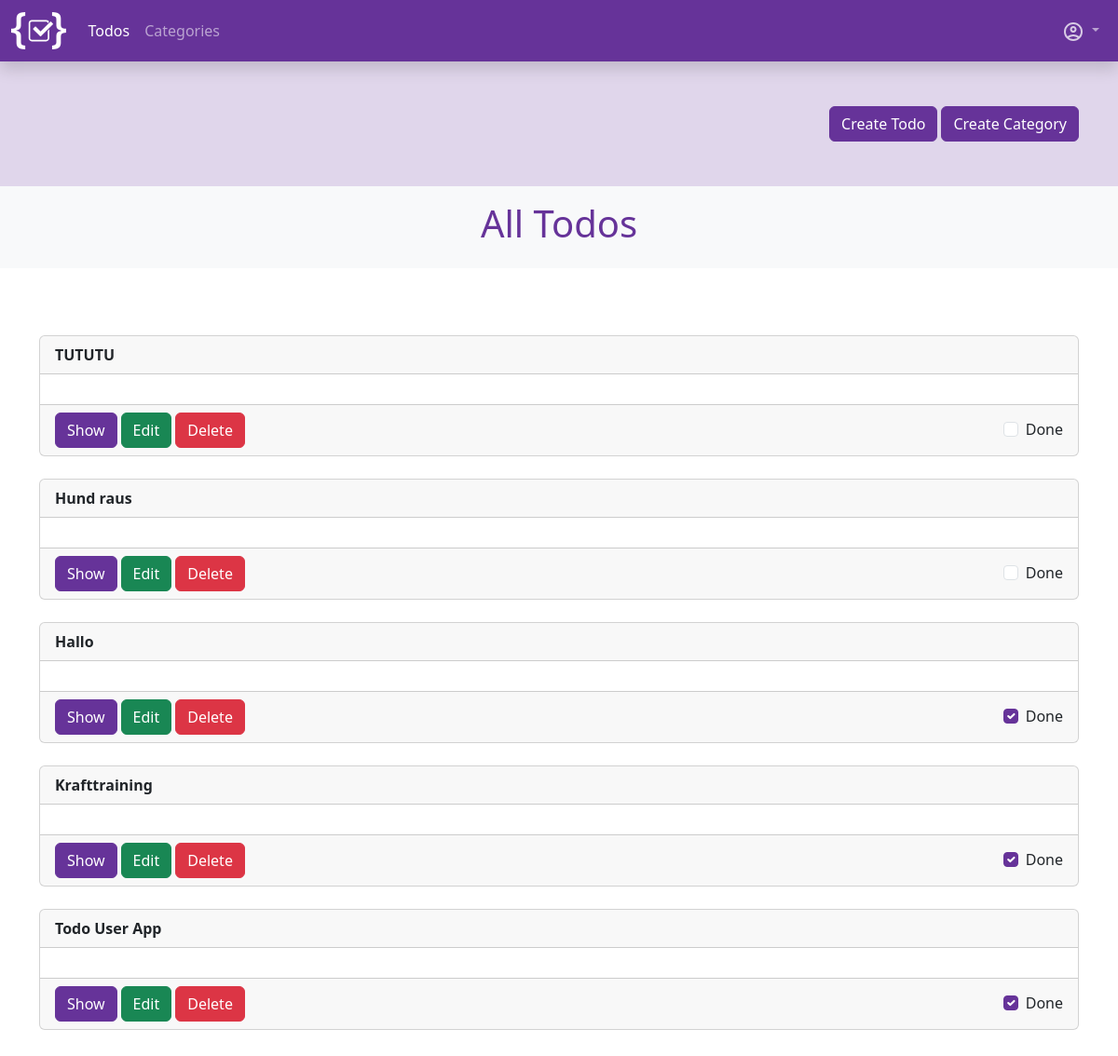
Page /app-todos/todos/ (signed in) on the earlier database version.
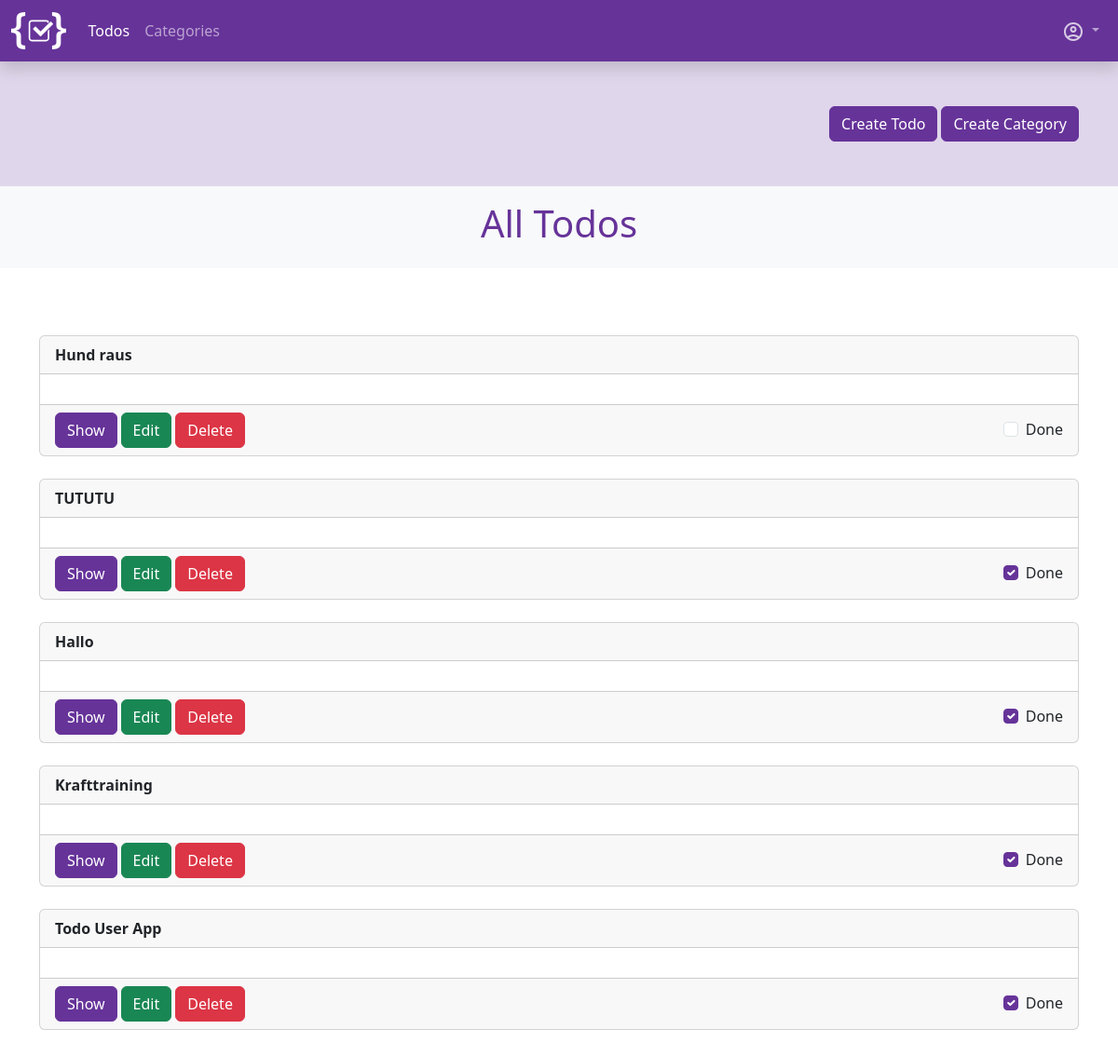
Same page on the later database version.
### todo_app/models.py (models this page shows, shortened)
class Todo(models.Model):
    user = models.ForeignKey(User, on_delete=models.CASCADE, verbose_name=_("User"))
    title = models.CharField(max_length=150, verbose_name=_("title"))
    content = tinymce_models.HTMLField(verbose_name=_("Content"))
    categories = models.ManyToManyField(Category, blank=True, related_name="todos", verbose_name=_("Categories"))
    done = models.BooleanField(default=False, verbose_name=_("Done"))
    created = models.DateTimeField(auto_now_add=True, verbose_name=_("Created"))
    updated = models.DateTimeField(auto_now=True, verbose_name=_("Updated"))
    def get_absolute_url(self):
        return reverse("todo_app:todo_detail", kwargs={"pk": self.id})
    class Meta:
        ordering = [
            "done",
            "-updated"
        ]
        verbose_name = _("Todo")
        verbose_name_plural = _("Todos")

### todo_app/views.py (the view)
# urls.py: path("todos/", views.TodoListView.as_view(), name="todo_index"),
class TodoListView(LoginRequiredMixin, ListView):
    template_name = "todo_app/todo_index.html" # default todo_app/todo_list.html
    model = Todo
    login_url = reverse_lazy("sevo_user:sign_in")
    def get_queryset(self):
        return super().get_queryset().filter(user=self.request.user)
    def get_context_data(self, **kwargs):
        ctx = super().get_context_data(**kwargs)
        ctx.update({
            "title": _("All Todos"),
            "meta_data": False
        })
        return ctx

### todo_app/templatetags/todo_tags.py (called while the page is built)
@register.simple_tag
def active_site(path, name):
    print(path)
    path_splitted = path.split("/")
    print(path_splitted)
    path_compare = path_splitted[2]
    if name in path_compare:
        return "active"

### todo_app/templates/todo_app/todo_index.html (shortened to what this page needs)
{% extends "base.html" %}
{% load i18n static %}
{% block header %}
    {% include "./partials/_heading.html" with title=title %}
{% endblock %}
{% block content %}
    <div id="todo-list">
        {% include "./partials/_todo-list.html" %}
    </div>
{% endblock %}

### todo_app/templates/todo_app/partials/_todo-item-list.html (shortened to what this page needs)
{% load i18n %}
<div class="card my-4">
    <div class="card-header">
        <strong>
            {{ todo.title }}
        </strong>
    </div>
    <div class="card-body">
    </div>
    <div class="card-footer">
        <div class="d-flex gap-3 justify-content-sm-between justify-content-center flex-column flex-sm-row align-items-sm-center">
            <div class="d-flex gap-1 flex-column flex-sm-row">
                {% if detail %}
                    <a class="btn btn-primary" href="{{ todo.get_absolute_url }}">{% trans "Show" %}</a>
                {% endif %}
                {% if update %}
                    <a class="btn btn-success" href="{% url "todo_app:todo_update" pk=todo.pk %}">{% trans "Edit" %}</a>
                {% endif %}
                {% if delete %}
                    <a class="btn btn-danger" href="{% url "todo_app:todo_delete" pk=todo.pk %}">{% trans "Delete" %}</a>
                {% endif %}
            </div>
            <div>
                {% if done %}
                    {% if list %}
                        {% include "./_todo-done-check-list.html" %}
                    {% else %}
                        {% include "./_todo-done-check-single.html" %}
                    {% endif %}
                {% endif %}
            </div>
        </div>
    </div>
</div>

### todo_app/templates/todo_app/partials/_todo-done-check-list.html
{% load i18n %}
<div class="form-check form-switchss">
    <label class="form-check-label" for="{{ todo.title }}-{{ todo.pk }}">{% trans "Done" %}</label>
    <input class="form-check-input"
        type="checkbox"
        role="switch"
        id="{{ todo.title }}-{{ todo.pk }}"
        name="done"
        {% if todo.done %} checked{% endif %}
        hx-post="{% url "todo_app:todo_switch_done_list" pk=todo.pk %}"
        hx-target="#todo-list"
    >
</div>

Differences in the rows shown:
shown differently, row unchanged: Todo "Hund raus": moves up the list
changed Todo "TUTUTU": done "☐" → "☑"
